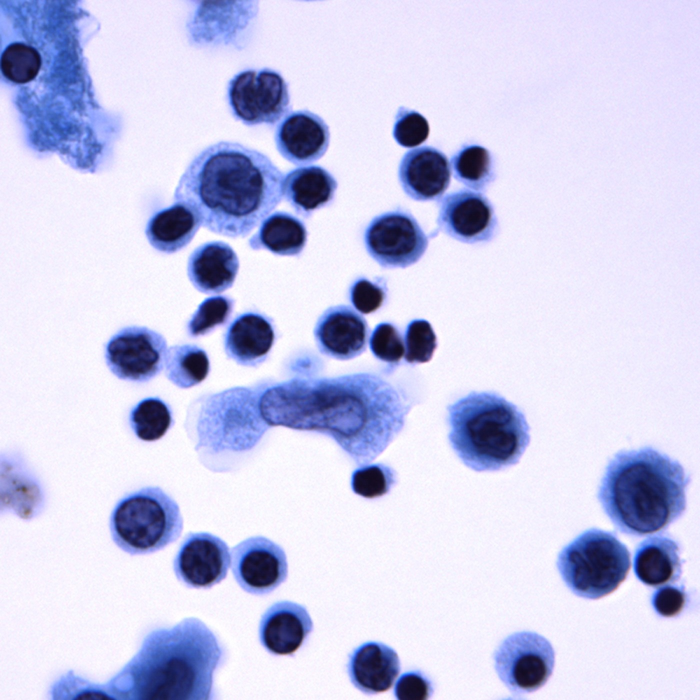
#> input picture contador_celulas/contador_celulas/imagenes/Celula1.jpeg, 1400 x 1400 px (shown at 1/2 size)
$ python -i procesamiento.py   (imports and definitions only)
#> lines starting #> are read from the running program, lines starting #| are printed output that depends on the picture; after the words box and inside, x2 and y2 are one past the last pixel; in counts of white or black regions, pixels touching at a corner belong together
#> in contar_celulas, img is the input picture: shape (1400, 1400, 3); mean B, G, R 232.7, 201.6, 201.5
# -*- coding: utf-8 -*-
"""
Created on Tue May  3 23:58:49 2026

@author: casil
"""

import cv2
import numpy as np
import matplotlib.pyplot as plt
from scipy import signal


# %% FUNCIONES

def rgb_a_gris(img):

    B = img[:, :, 0].astype(np.float32)
    G = img[:, :, 1].astype(np.float32)
    R = img[:, :, 2].astype(np.float32)

    gray = 0.299 * R + 0.587 * G + 0.114 * B
    return np.clip(gray, 0, 255).astype(np.uint8)


def transformacion_log(img):

    img_norm = img.astype(np.float32) / 255.0
    log_img  = np.log(1 + img_norm)
    resultado = (log_img / log_img.max()) * 255
    return np.round(resultado).astype(np.uint8)


# [7 lines left out: function ajuste_lineal, not called in this run]


def filtro_pasa_bajas_fft(img, radio):

#> called with radio = 80
    rows, cols = img.shape
    crow, ccol = rows // 2, cols // 2

    mask = np.zeros((rows, cols))
    mask = cv2.circle(mask, (ccol, crow), radio, 1, -1)

    fft      = np.fft.fft2(img)
    fftsh    = np.fft.fftshift(fft)
    fft_filt = fftsh * mask

    reg      = np.fft.ifftshift(fft_filt)
    reg      = np.fft.ifft2(reg)
    img_filt = np.abs(reg)

    img_filt = cv2.normalize(img_filt, None, 0, 255, cv2.NORM_MINMAX)
    return np.uint8(img_filt)


def sobel_propio(img):

    kernel_sx = np.array([[-1, 0, 1],
                           [-2, 0, 2],
                           [-1, 0, 1]], dtype=np.float32)

    kernel_sy = np.array([[ 1,  2,  1],
                           [ 0,  0,  0],
                           [-1, -2, -1]], dtype=np.float32)

    img_f    = img.astype(np.float32)
    edges_sx = signal.convolve2d(img_f, kernel_sx, mode='same')
    edges_sy = signal.convolve2d(img_f, kernel_sy, mode='same')
    magnitud = np.sqrt(edges_sx**2 + edges_sy**2)
    return magnitud


def contar_celulas(ruta_imagen, dist_thresh=0.4, area_min=600,
                   radio_fft=80, kernel_sep=5, verbose=True):

    # 1. Carga
    img = cv2.imread(ruta_imagen)
    if img is None:
        raise FileNotFoundError(f"No se pudo cargar la imagen: '{ruta_imagen}'")
    img_original = img.copy()

    # 2. Preprocesamiento
    gray       = rgb_a_gris(img)
    clahe      = cv2.createCLAHE(clipLimit=2.5, tileGridSize=(8, 8))
    gray_clahe = clahe.apply(gray)
    gray_log   = transformacion_log(gray_clahe)
    gray_fft   = filtro_pasa_bajas_fft(gray_log, radio=radio_fft)
    blur       = cv2.GaussianBlur(gray_fft, (7, 7), 1.5)

    plt.figure(1, figsize=(14, 4))
    plt.suptitle('Preprocesamiento', fontsize=13)
    plt.subplot(1, 4, 1), plt.imshow(gray,       cmap='gray'), plt.title('1. Grises')
    plt.subplot(1, 4, 2), plt.imshow(gray_clahe, cmap='gray'), plt.title('2. CLAHE')
    plt.subplot(1, 4, 3), plt.imshow(gray_log,   cmap='gray'), plt.title('3. Log')
    plt.subplot(1, 4, 4), plt.imshow(gray_fft,   cmap='gray'), plt.title('4. FFT + blur')
    plt.tight_layout()

    # 3. Bordes Sobel
    bordes_sobel = sobel_propio(blur)

    plt.figure(2)
    plt.subplot(1, 2, 1), plt.imshow(blur,         cmap='gray'), plt.title('Preprocesada')
    plt.subplot(1, 2, 2), plt.imshow(bordes_sobel, cmap='gray'), plt.title('Bordes Sobel (propio)')

    # 4. Umbralización
    _, th = cv2.threshold(blur, 0, 255, cv2.THRESH_BINARY_INV + cv2.THRESH_OTSU)
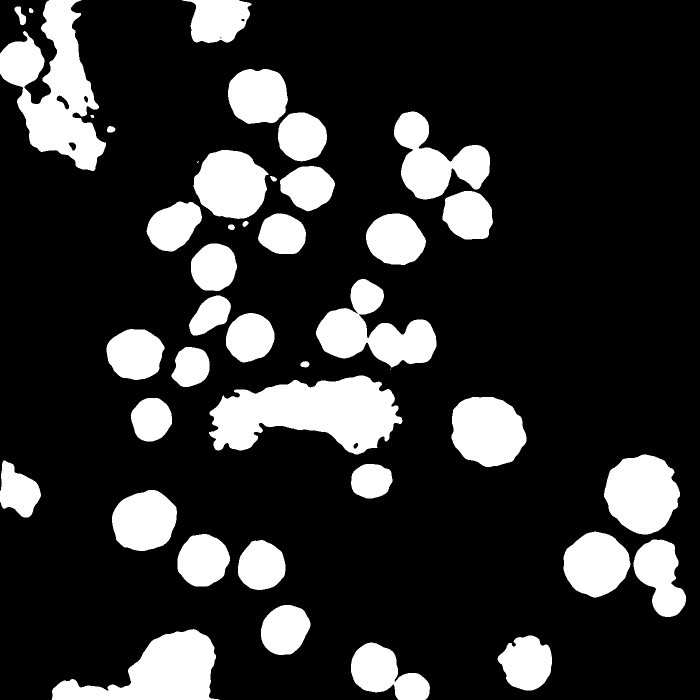
#> th: shape (1400, 1400) (shown at 1/2 size); 19.3% white; 42 white regions (2 under 20 px), largest, box (x1, y1, x2, y2) and area: (418, 751, 805, 909) 38585, (0, 0, 212, 342) 35159, (103, 1258, 439, 1400) 24510

    plt.figure(3)
    plt.subplot(1, 2, 1), plt.imshow(blur, cmap='gray'), plt.title('Antes de umbral')
    plt.subplot(1, 2, 2), plt.imshow(th,   cmap='gray'), plt.title('Umbral Otsu')

    # 5. Morfología
    kernel_close = np.ones((kernel_sep, kernel_sep), np.uint8)
    kernel_open  = np.ones((3, 3), np.uint8)
    closed  = cv2.morphologyEx(th, cv2.MORPH_CLOSE, kernel_close, iterations=2)
#> closed: shape (1400, 1400); 19.5% white; 34 white regions, largest, box (x1, y1, x2, y2) and area: (418, 751, 805, 909) 39098, (0, 0, 212, 342) 35945, (788, 223, 986, 479) 24987
    opening = cv2.morphologyEx(closed, cv2.MORPH_OPEN, kernel_open, iterations=2)
#> opening: shape (1400, 1400); 19.4% white; 35 white regions, largest, box (x1, y1, x2, y2) and area: (419, 751, 804, 909) 39059, (0, 0, 212, 342) 35917, (788, 223, 986, 479) 24987

    plt.figure(4)
    plt.subplot(1, 3, 1), plt.imshow(th,      cmap='gray'), plt.title('Umbral')
    plt.subplot(1, 3, 2), plt.imshow(closed,  cmap='gray'), plt.title('Cerrado')
    plt.subplot(1, 3, 3), plt.imshow(opening, cmap='gray'), plt.title('Limpio')

    # 6. Watershed
    sure_bg = cv2.dilate(opening, kernel_close, iterations=3)
#> sure_bg: shape (1400, 1400); 25% white; 26 white regions, largest, box (x1, y1, x2, y2) and area: (288, 132, 676, 509) 63500, (1121, 903, 1378, 1240) 51841, (413, 745, 810, 915) 47065
    dist    = cv2.distanceTransform(opening, cv2.DIST_L2, 5)

    _, sure_fg = cv2.threshold(dist, dist_thresh * dist.max(), 255, 0)
#> sure_fg: shape (1400, 1400) float32; 2.9% white; 39 white regions (5 under 20 px), largest, box (x1, y1, x2, y2) and area: (460, 785, 760, 873) 9632, (274, 1293, 398, 1400) 8923, (1242, 943, 1325, 1036) 5340
    sure_fg    = np.uint8(sure_fg)
    unknown    = cv2.subtract(sure_bg, sure_fg)
#> unknown: shape (1400, 1400); 22.1% white; 26 white regions, largest, box (x1, y1, x2, y2) and area: (288, 132, 676, 509) 56006, (0, 0, 218, 348) 43498, (1121, 903, 1378, 1240) 43163

    num_labels, markers = cv2.connectedComponents(sure_fg)
#> markers: shape (1400, 1400) int32; 40 distinct labels, from 0 to 39
#> num_labels = 40
    markers = markers + 1
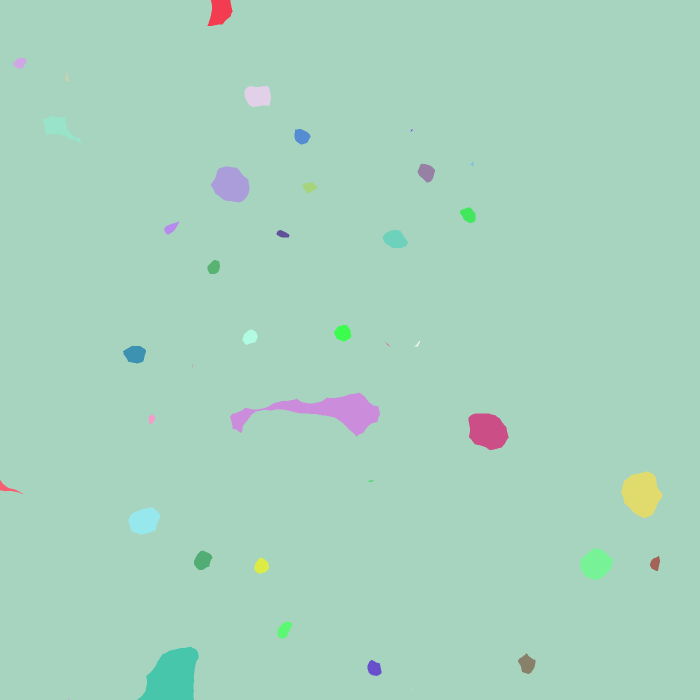
#> markers: shape (1400, 1400) int32 (shown at 1/2 size); 40 distinct labels, from 1 to 40; one colour per label, 0 black
    markers[unknown == 255] = 0
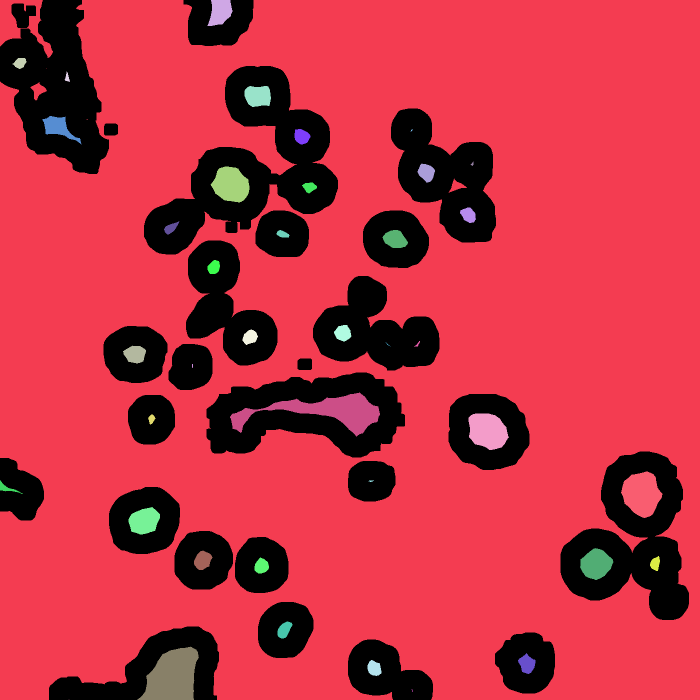
#> markers: shape (1400, 1400) int32 (shown at 1/2 size); 41 distinct labels, from 0 to 40; one colour per label, 0 black

    img_ws  = img_original.copy()
    markers = cv2.watershed(img_ws, markers)
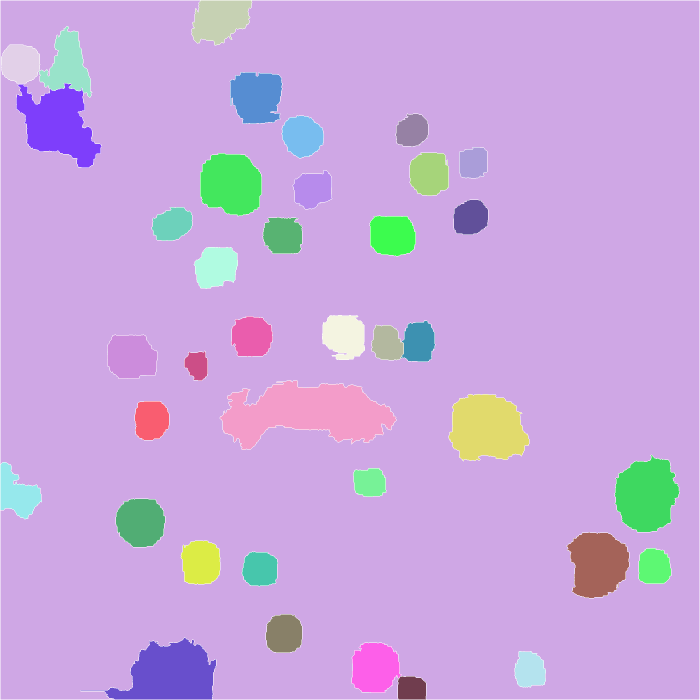
#> markers: shape (1400, 1400) int32 (shown at 1/2 size); 40 distinct labels, from -1 to 39; one colour per label, 0 black, -1 white

    plt.figure(5, figsize=(12, 4))
    plt.suptitle('Watershed', fontsize=13)
    plt.subplot(1, 3, 1), plt.imshow(dist,    cmap='jet'),           plt.title('Distance Transform'), plt.colorbar()
    plt.subplot(1, 3, 2), plt.imshow(sure_fg, cmap='gray'),          plt.title(f'Centros (thresh={dist_thresh})')
    plt.subplot(1, 3, 3), plt.imshow(markers, cmap='nipy_spectral'), plt.title('Marcadores watershed')

    # 7. Conteo
    img_resultado = img_original.copy()
    cell_count    = 0

    for label in np.unique(markers):
        if label <= 1:
            continue
        mask = np.uint8(markers == label)
        area = cv2.countNonZero(mask)

        if area > area_min:
            cell_count += 1
            M = cv2.moments(mask)
            if M["m00"] != 0:
                cx = int(M["m10"] / M["m00"])
                cy = int(M["m01"] / M["m00"])
                cv2.circle(img_resultado, (cx, cy), 4, (0, 255, 0), -1)
#> this loop made 40 passes
#> (area, cx, cy) on passes 3 to 10: (7860, 439, 38), (4843, 40, 126), (7488, 134, 130), (8836, 512, 193), (16460, 116, 248), (5251, 604, 271), (3337, 824, 260), (3000, 946, 325)
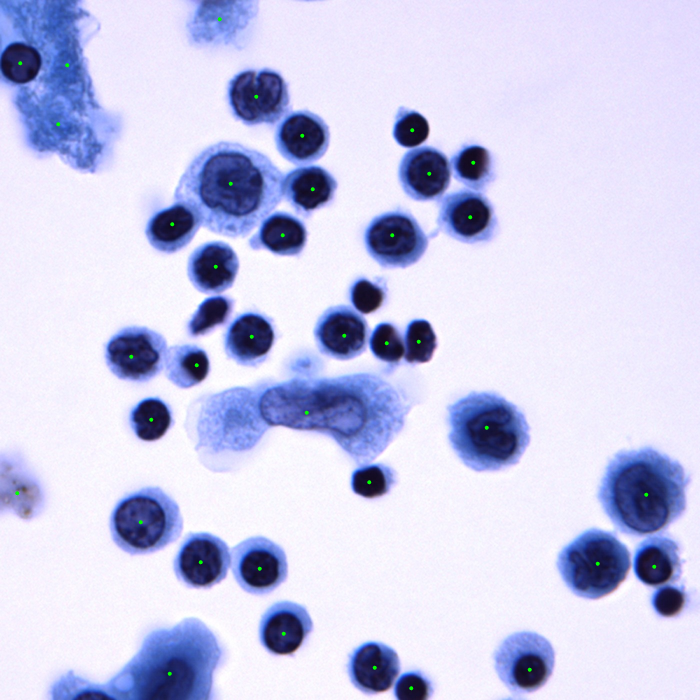
#> img_resultado: shape (1400, 1400, 3) (shown at 1/2 size); 0.1% of pixels changed, all inside (x1, y1, x2, y2) = (30, 34, 1313, 1381)
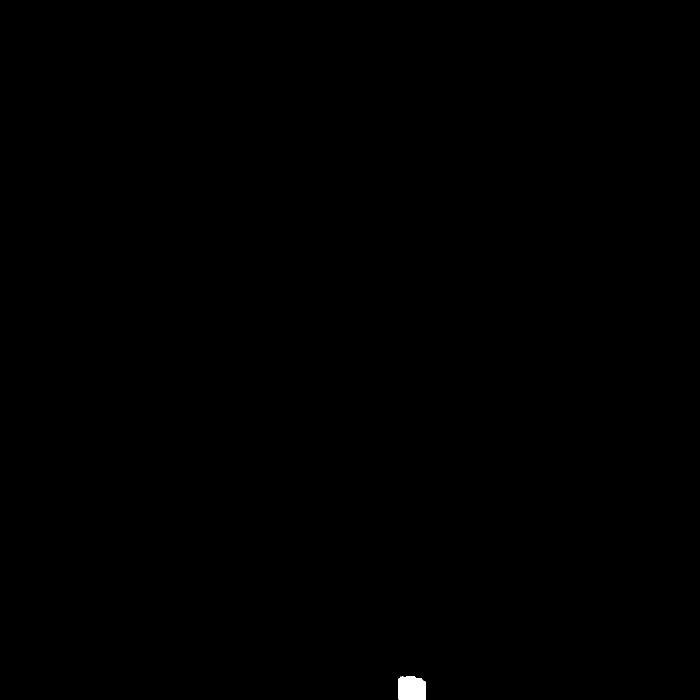
#> mask: shape (1400, 1400) (shown at 1/2 size); values 0 (black) and 1 (white), 0.12% white; 1 white region, box (x1, y1, x2, y2) and area: (796, 1353, 852, 1399) 2426
#> after the loop, cell_count = 38

    img_resultado[markers == -1] = [0, 0, 255]
#> img_resultado: shape (1400, 1400, 3); 0.93% of pixels changed, all inside (x1, y1, x2, y2) = (0, 0, 1400, 1400)

    if verbose:
        print(f"Células detectadas : {cell_count}")
#| Células detectadas : 38
        print(f"  dist_thresh      : {dist_thresh}")
        print(f"  area_min         : {area_min}")

    plt.figure(6, figsize=(14, 5))
    plt.suptitle(f'Resultado final — {cell_count} células detectadas', fontsize=14)
    plt.subplot(1, 3, 1), plt.imshow(cv2.cvtColor(img_original,  cv2.COLOR_BGR2RGB)), plt.title('Original'),     plt.axis('off')
    plt.subplot(1, 3, 2), plt.imshow(opening, cmap='gray'),                           plt.title('Segmentada'),   plt.axis('off')
    plt.subplot(1, 3, 3), plt.imshow(cv2.cvtColor(img_resultado, cv2.COLOR_BGR2RGB)), plt.title('Conteo final'), plt.axis('off')
    plt.tight_layout()
    plt.show()
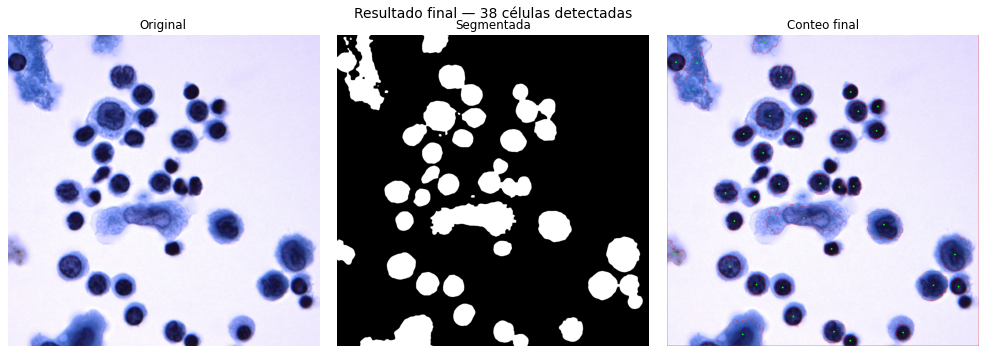
#> figure drawn by matplotlib, 3 panels

    return {
        "conteo":        cell_count,
        "markers":       markers,
        "img_resultado": img_resultado,
        "img_original":  img_original,
        "segmentada":    opening,
        "parametros": {
            "dist_thresh": dist_thresh,
            "area_min":    area_min,
            "radio_fft":   radio_fft,
            "kernel_sep":  kernel_sep,
        }
    }

>>> result = contar_celulas('imagenes/Celula1.jpeg')
#> result = 6 items

$ run again, on contador_celulas/contador_celulas/imagenes/Celula2.jpeg
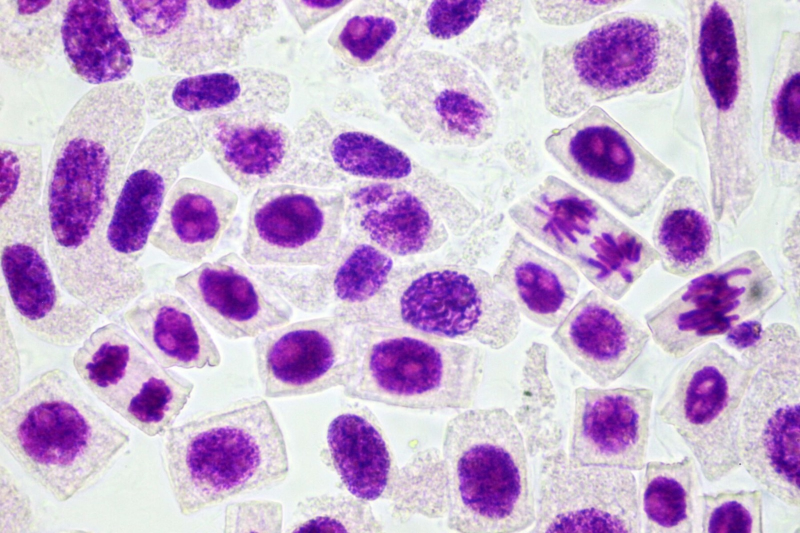
#> input picture contador_celulas/contador_celulas/imagenes/Celula2.jpeg, 1600 x 1066 px (shown at 1/2 size)
#> in contar_celulas, img is the input picture: shape (1066, 1600, 3); mean B, G, R 210.5, 174.5, 200
#> th: shape (1066, 1600); 27.2% white; 164 white regions (43 under 20 px), largest, box (x1, y1, x2, y2) and area: (1133, 36, 1320, 186) 19412, (99, 275, 220, 495) 18767, (1345, 533, 1532, 698) 18106
#> closed: shape (1066, 1600); 27.5% white; 156 white regions (42 under 20 px), largest, box (x1, y1, x2, y2) and area: (1133, 36, 1320, 195) 19653, (99, 275, 220, 495) 18897, (1345, 533, 1532, 698) 18335
#> opening: shape (1066, 1600); 27.3% white; 98 white regions (1 under 20 px), largest, box (x1, y1, x2, y2) and area: (1135, 36, 1319, 195) 19631, (99, 276, 220, 494) 18887, (1345, 533, 1532, 698) 18288
#> sure_bg: shape (1066, 1600); 36.3% white; 84 white regions, largest, box (x1, y1, x2, y2) and area: (658, 258, 870, 610) 44723, (1060, 350, 1294, 573) 25898, (1339, 527, 1538, 704) 24716
#> unknown: shape (1066, 1600); 30% white; 84 white regions, largest, box (x1, y1, x2, y2) and area: (658, 258, 870, 610) 38454, (1060, 350, 1294, 573) 24310, (1339, 527, 1538, 704) 22105
#> num_labels = 46
#> in contar_celulas, `markers = cv2.watershed(img_ws, markers)`:
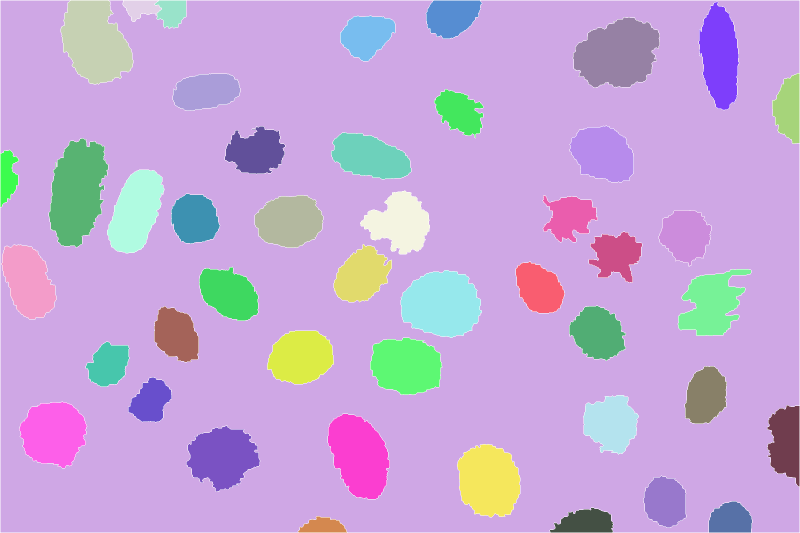
#> markers: shape (1066, 1600) int32 (shown at 1/2 size); 47 distinct labels, from -1 to 46; one colour per label, 0 black, -1 white
#> the loop in contar_celulas, `for label in np.unique(markers):` made 47 passes
#> (area, cx, cy) on passes 3 to 10: (17050, 189, 83), (1965, 281, 15), (2563, 343, 24), (6426, 903, 33), (12232, 1439, 112), (6850, 733, 70), (17776, 1234, 107), (7724, 411, 182)
#> after the loop in contar_celulas, `for label in np.unique(markers):`: cell_count = 45
#| Células detectadas : 45
#> in contar_celulas, `plt.show()`:
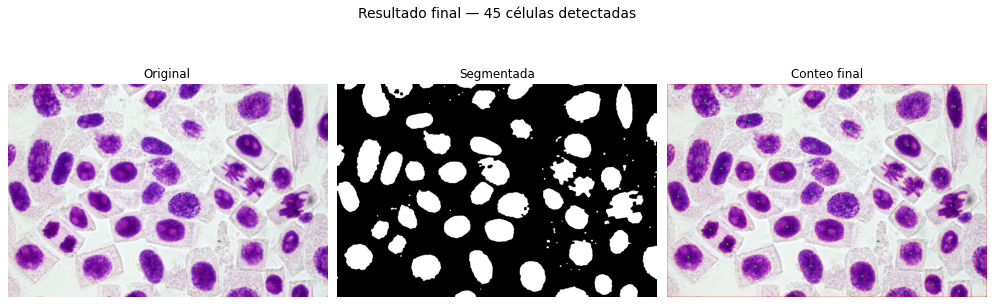
#> figure drawn by matplotlib, 3 panels
#> result = 6 items
